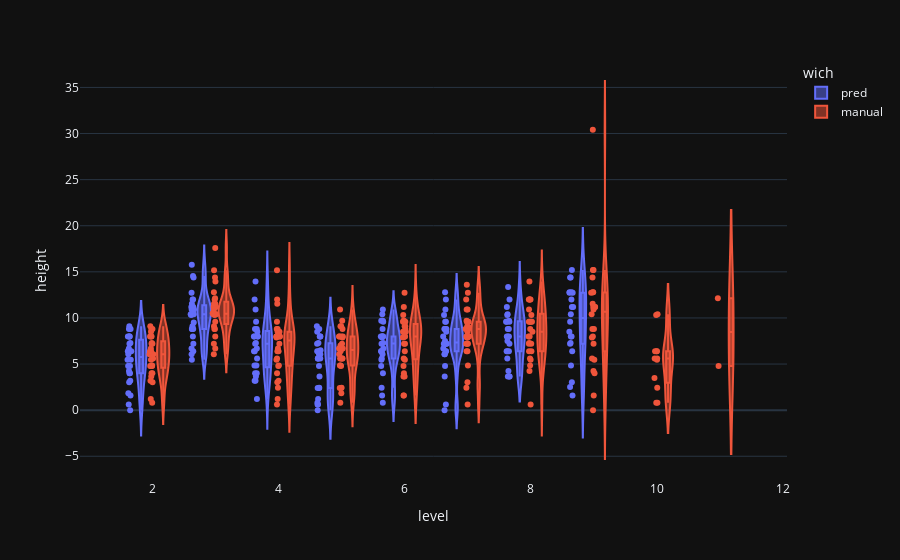

Source (notebook cell):
### Code cell
fig = px.violin(clean, y="height", x="level", color="wich", box=True, points="all",
          hover_data=["sub_name","wich"])
fig.show()

### Figure 1 — Plotly figure (JSON) as saved in the notebook; plotly's stock layout.template omitted (floating-point values rounded to 4 significant figures; data arrays with more than 128 entries replaced by an {"elided": "..."} marker saying what was removed)
{"data": [{"alignmentgroup": "True", "box": {"visible": true}, "customdata": {"elided": "300x2 str values"}, "hovertemplate": "wich=%{customdata[1]}<br>level=%{x}<br>height=%{y}<br>sub_name=%{customdata[0]}<extra></extra>", "legendgroup": "pred", "marker": {"color": "#636efa"}, "name": "pred", "offsetgroup": "pred", "orientation": "v", "points": "all", "scalegroup": "True", "showlegend": true, "x": {"elided": "300 int values"}, "x0": " ", "xaxis": "x", "y": {"elided": "300 float values"}, "y0": " ", "yaxis": "y", "type": "violin"}, {"alignmentgroup": "True", "box": {"visible": true}, "customdata": {"elided": "300x2 str values"}, "hovertemplate": "wich=%{customdata[1]}<br>level=%{x}<br>height=%{y}<br>sub_name=%{customdata[0]}<extra></extra>", "legendgroup": "manual", "marker": {"color": "#EF553B"}, "name": "manual", "offsetgroup": "manual", "orientation": "v", "points": "all", "scalegroup": "True", "showlegend": true, "x": {"elided": "300 int values"}, "x0": " ", "xaxis": "x", "y": {"elided": "300 float values"}, "y0": " ", "yaxis": "y", "type": "violin"}], "layout": {"xaxis": {"anchor": "y", "domain": [0.0, 1.0], "title": {"text": "level"}}, "yaxis": {"anchor": "x", "domain": [0.0, 1.0], "title": {"text": "height"}}, "legend": {"title": {"text": "wich"}, "tracegroupgap": 0}, "margin": {"t": 60}, "violinmode": "group"}}
